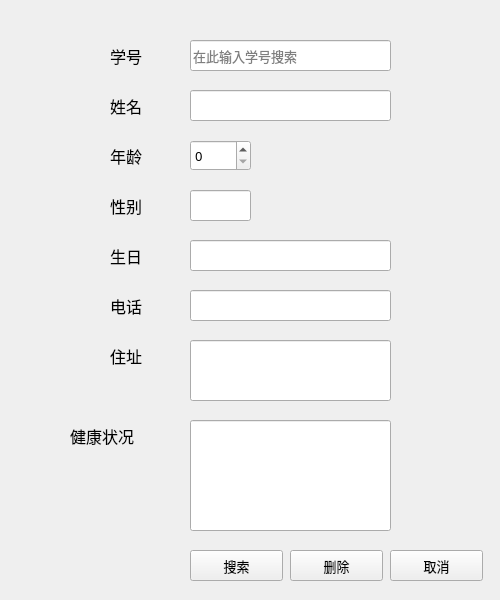
<?xml version="1.0" encoding="UTF-8"?>
<ui version="4.0">
 <class>delStuInfo</class>
 <widget class="QWidget" name="delStuInfo">
  <property name="geometry">
   <rect>
    <x>0</x>
    <y>0</y>
    <width>500</width>
    <height>600</height>
   </rect>
  </property>
  <property name="font">
   <font>
    <family>微软雅黑 Light</family>
   </font>
  </property>
  <property name="windowTitle">
   <string>删除学生信息</string>
  </property>
  <widget class="QLineEdit" name="lineEditGender">
   <property name="geometry">
    <rect>
     <x>190</x>
     <y>190</y>
     <width>61</width>
     <height>31</height>
    </rect>
   </property>
   <property name="font">
    <font>
     <family>微软雅黑 Light</family>
     <pointsize>10</pointsize>
    </font>
   </property>
   <property name="frame">
    <bool>true</bool>
   </property>
  </widget>
  <widget class="QLineEdit" name="lineEditBodyCondition">
   <property name="geometry">
    <rect>
     <x>190</x>
     <y>420</y>
     <width>201</width>
     <height>111</height>
    </rect>
   </property>
   <property name="font">
    <font>
     <family>微软雅黑 Light</family>
     <pointsize>10</pointsize>
    </font>
   </property>
   <property name="text">
    <string/>
   </property>
   <property name="frame">
    <bool>true</bool>
   </property>
  </widget>
  <widget class="QPushButton" name="pushButtonSearch">
   <property name="geometry">
    <rect>
     <x>190</x>
     <y>550</y>
     <width>93</width>
     <height>31</height>
    </rect>
   </property>
   <property name="font">
    <font>
     <family>微软雅黑 Light</family>
     <pointsize>10</pointsize>
    </font>
   </property>
   <property name="text">
    <string>搜索</string>
   </property>
  </widget>
  <widget class="QLabel" name="label_2">
   <property name="geometry">
    <rect>
     <x>110</x>
     <y>40</y>
     <width>41</width>
     <height>31</height>
    </rect>
   </property>
   <property name="font">
    <font>
     <family>微软雅黑 Light</family>
     <pointsize>12</pointsize>
    </font>
   </property>
   <property name="text">
    <string>学号</string>
   </property>
  </widget>
  <widget class="QLabel" name="label">
   <property name="geometry">
    <rect>
     <x>110</x>
     <y>90</y>
     <width>41</width>
     <height>31</height>
    </rect>
   </property>
   <property name="font">
    <font>
     <family>微软雅黑 Light</family>
     <pointsize>12</pointsize>
    </font>
   </property>
   <property name="text">
    <string>姓名</string>
   </property>
  </widget>
  <widget class="QLabel" name="label_6">
   <property name="geometry">
    <rect>
     <x>110</x>
     <y>340</y>
     <width>41</width>
     <height>31</height>
    </rect>
   </property>
   <property name="font">
    <font>
     <family>微软雅黑 Light</family>
     <pointsize>12</pointsize>
    </font>
   </property>
   <property name="text">
    <string>住址</string>
   </property>
  </widget>
  <widget class="QLineEdit" name="lineEditAddress">
   <property name="geometry">
    <rect>
     <x>190</x>
     <y>340</y>
     <width>201</width>
     <height>61</height>
    </rect>
   </property>
   <property name="font">
    <font>
     <family>微软雅黑 Light</family>
     <pointsize>10</pointsize>
    </font>
   </property>
   <property name="text">
    <string/>
   </property>
   <property name="frame">
    <bool>true</bool>
   </property>
  </widget>
  <widget class="QLabel" name="label_5">
   <property name="geometry">
    <rect>
     <x>110</x>
     <y>240</y>
     <width>41</width>
     <height>31</height>
    </rect>
   </property>
   <property name="font">
    <font>
     <family>微软雅黑 Light</family>
     <pointsize>12</pointsize>
    </font>
   </property>
   <property name="text">
    <string>生日</string>
   </property>
  </widget>
  <widget class="QLabel" name="label_7">
   <property name="geometry">
    <rect>
     <x>70</x>
     <y>420</y>
     <width>91</width>
     <height>31</height>
    </rect>
   </property>
   <property name="font">
    <font>
     <family>微软雅黑 Light</family>
     <pointsize>12</pointsize>
    </font>
   </property>
   <property name="text">
    <string>健康状况</string>
   </property>
  </widget>
  <widget class="QLineEdit" name="lineEditID">
   <property name="geometry">
    <rect>
     <x>190</x>
     <y>40</y>
     <width>201</width>
     <height>31</height>
    </rect>
   </property>
   <property name="font">
    <font>
     <family>微软雅黑 Light</family>
     <pointsize>10</pointsize>
    </font>
   </property>
   <property name="inputMask">
    <string/>
   </property>
   <property name="maxLength">
    <number>20</number>
   </property>
   <property name="frame">
    <bool>true</bool>
   </property>
   <property name="placeholderText">
    <string>在此输入学号搜索</string>
   </property>
  </widget>
  <widget class="QLineEdit" name="lineEditName">
   <property name="geometry">
    <rect>
     <x>190</x>
     <y>90</y>
     <width>201</width>
     <height>31</height>
    </rect>
   </property>
   <property name="font">
    <font>
     <family>微软雅黑 Light</family>
     <pointsize>10</pointsize>
    </font>
   </property>
   <property name="frame">
    <bool>true</bool>
   </property>
  </widget>
  <widget class="QSpinBox" name="spinBoxAge">
   <property name="geometry">
    <rect>
     <x>190</x>
     <y>140</y>
     <width>61</width>
     <height>31</height>
    </rect>
   </property>
   <property name="font">
    <font>
     <family>微软雅黑 Light</family>
     <pointsize>10</pointsize>
    </font>
   </property>
   <property name="maximum">
    <number>150</number>
   </property>
  </widget>
  <widget class="QLineEdit" name="lineEditBirthday">
   <property name="geometry">
    <rect>
     <x>190</x>
     <y>240</y>
     <width>201</width>
     <height>31</height>
    </rect>
   </property>
   <property name="font">
    <font>
     <family>微软雅黑 Light</family>
     <pointsize>10</pointsize>
    </font>
   </property>
   <property name="text">
    <string/>
   </property>
   <property name="frame">
    <bool>true</bool>
   </property>
  </widget>
  <widget class="QLabel" name="label_3">
   <property name="geometry">
    <rect>
     <x>110</x>
     <y>140</y>
     <width>41</width>
     <height>31</height>
    </rect>
   </property>
   <property name="font">
    <font>
     <family>微软雅黑 Light</family>
     <pointsize>12</pointsize>
    </font>
   </property>
   <property name="text">
    <string>年龄</string>
   </property>
  </widget>
  <widget class="QLabel" name="label_4">
   <property name="geometry">
    <rect>
     <x>110</x>
     <y>190</y>
     <width>41</width>
     <height>31</height>
    </rect>
   </property>
   <property name="font">
    <font>
     <family>微软雅黑 Light</family>
     <pointsize>12</pointsize>
    </font>
   </property>
   <property name="text">
    <string>性别</string>
   </property>
  </widget>
  <widget class="QPushButton" name="pushButtonDelete">
   <property name="geometry">
    <rect>
     <x>290</x>
     <y>550</y>
     <width>93</width>
     <height>31</height>
    </rect>
   </property>
   <property name="font">
    <font>
     <family>微软雅黑 Light</family>
     <pointsize>10</pointsize>
    </font>
   </property>
   <property name="text">
    <string>删除</string>
   </property>
  </widget>
  <widget class="QLabel" name="label_8">
   <property name="geometry">
    <rect>
     <x>110</x>
     <y>290</y>
     <width>41</width>
     <height>31</height>
    </rect>
   </property>
   <property name="font">
    <font>
     <family>微软雅黑 Light</family>
     <pointsize>12</pointsize>
    </font>
   </property>
   <property name="text">
    <string>电话</string>
   </property>
  </widget>
  <widget class="QLineEdit" name="lineEditTel">
   <property name="geometry">
    <rect>
     <x>190</x>
     <y>290</y>
     <width>201</width>
     <height>31</height>
    </rect>
   </property>
   <property name="font">
    <font>
     <family>微软雅黑 Light</family>
     <pointsize>10</pointsize>
    </font>
   </property>
   <property name="text">
    <string/>
   </property>
   <property name="frame">
    <bool>true</bool>
   </property>
  </widget>
  <widget class="QPushButton" name="pushButtonCancel">
   <property name="geometry">
    <rect>
     <x>390</x>
     <y>550</y>
     <width>93</width>
     <height>31</height>
    </rect>
   </property>
   <property name="font">
    <font>
     <family>微软雅黑 Light</family>
     <pointsize>10</pointsize>
    </font>
   </property>
   <property name="text">
    <string>取消</string>
   </property>
  </widget>
 </widget>
 <tabstops>
  <tabstop>lineEditID</tabstop>
  <tabstop>lineEditName</tabstop>
  <tabstop>spinBoxAge</tabstop>
  <tabstop>lineEditGender</tabstop>
  <tabstop>lineEditBirthday</tabstop>
  <tabstop>lineEditTel</tabstop>
  <tabstop>lineEditAddress</tabstop>
  <tabstop>lineEditBodyCondition</tabstop>
  <tabstop>pushButtonSearch</tabstop>
  <tabstop>pushButtonDelete</tabstop>
 </tabstops>
 <resources/>
 <connections/>
</ui>
